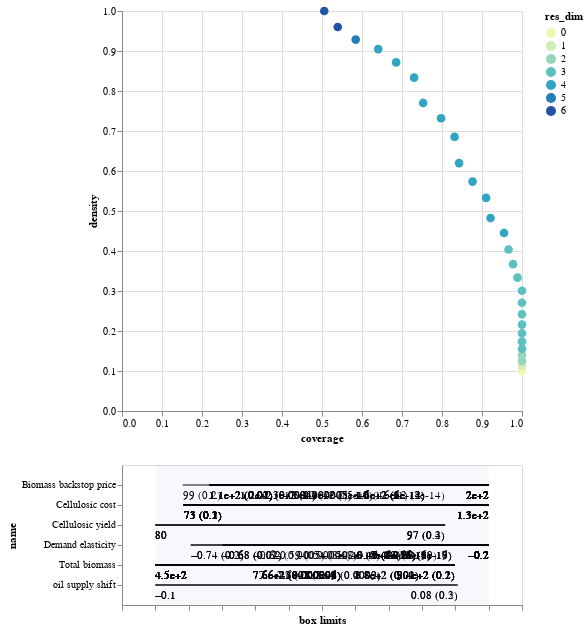

Here is the notebook cell this chart was saved with:
### Code cell
# This works under jupyter notebook, not sure if it's available by other editors.
box1.inspect_tradeoff()

### Figure 1 — Vega-Lite specification as saved in the notebook (floating-point values rounded to 4 significant figures)
{"config": {"view": {"continuousWidth": 400, "continuousHeight": 300}}, "vconcat": [{"data": {"name": "data-c5a4f50fa54a0c9fb9591076c299149f"}, "mark": {"type": "circle", "size": 75}, "encoding": {"color": {"type": "ordinal", "field": "res_dim", "scale": {"range": ["#eff9b6", "#d0edb3", "#97d6b9", "#5dc0c0", "#31a5c2", "#1f80b8", "#2354a3", "#21318d"]}}, "opacity": {"condition": {"value": 1, "selection": "selector001"}, "value": 0.4}, "tooltip": [{"type": "ordinal", "field": "id"}, {"type": "quantitative", "field": "coverage", "format": ".2"}, {"type": "quantitative", "field": "density", "format": ".2"}, {"type": "ordinal", "field": "res_dim"}], "x": {"type": "quantitative", "field": "coverage"}, "y": {"type": "quantitative", "field": "density"}}, "height": 400, "selection": {"selector001": {"type": "single", "fields": ["id"]}}, "width": 400}, {"layer": [{"data": {"name": "data-17256ee1b01d486f61a8245021b6fdb4"}, "mark": "rule", "encoding": {"x": {"type": "quantitative", "axis": {"grid": false, "labels": false, "title": "box limits"}, "field": "x_lower", "scale": {"domain": [0, 1], "padding": 0.1}}, "x2": {"field": "x_upper"}, "y": {"type": "nominal", "field": "name", "scale": {"padding": 1.0}}}, "transform": [{"calculate": "(datum.x1-datum.minimum)/(datum.maximum-datum.minimum)", "as": "x_lower"}, {"calculate": "(datum.x2-datum.minimum)/(datum.maximum-datum.minimum)", "as": "x_upper"}, {"filter": {"selection": "selector001"}}], "width": 400}, {"data": {"name": "data-17256ee1b01d486f61a8245021b6fdb4"}, "mark": {"type": "text", "align": "left", "baseline": "top", "dy": 5}, "encoding": {"text": {"type": "ordinal", "field": "text"}, "x": {"type": "quantitative", "axis": {"grid": false, "labels": false, "title": "box limits"}, "field": "x_lower", "scale": {"domain": [0, 1], "padding": 0.1}}, "x2": {"field": "x_upper"}, "y": {"type": "nominal", "field": "name", "scale": {"padding": 1.0}}}, "transform": [{"calculate": "(datum.x1-datum.minimum)/(datum.maximum-datum.minimum)", "as": "x_lower"}, {"calculate": "(datum.x2-datum.minimum)/(datum.maximum-datum.minimum)", "as": "x_upper"}, {"filter": {"selection": "selector001"}}, {"calculate": "datum.qp_lower>0?format(datum.x1, \".2\")+\" (\"+format(datum.qp_lower, \".1~g\")+\")\" :format(datum.x1, \".2\")", "as": "text"}], "width": 400}, {"data": {"name": "data-17256ee1b01d486f61a8245021b6fdb4"}, "mark": {"type": "text", "align": "right", "baseline": "top", "dy": 5}, "encoding": {"text": {"type": "ordinal", "field": "text"}, "x": {"type": "quantitative", "field": "x_upper"}, "x2": {"field": "x_upper"}, "y": {"type": "nominal", "field": "name", "scale": {"padding": 1.0}}}, "transform": [{"calculate": "(datum.x1-datum.minimum)/(datum.maximum-datum.minimum)", "as": "x_lower"}, {"calculate": "(datum.x2-datum.minimum)/(datum.maximum-datum.minimum)", "as": "x_upper"}, {"filter": {"selection": "selector001"}}, {"calculate": "datum.qp_upper>0?format(datum.x2, \".2\")+\" (\"+format(datum.qp_upper, \".1\")+\")\" :format(datum.x2, \".2\")", "as": "text"}], "width": 400}, {"data": {"name": "data-bb8d07f6df3d47a6a475317795287b23"}, "mark": {"type": "rect", "opacity": 0.05}, "encoding": {"x": {"type": "quantitative", "field": "start"}, "x2": {"field": "end"}}}, {"data": {"name": "data-d751713988987e9331980363e24189ce"}, "mark": "point", "encoding": {"x": {"type": "quantitative", "field": "x"}, "y": {"type": "nominal", "field": "name"}}, "transform": [{"filter": {"selection": "selector001"}}], "width": 400}, {"data": {"name": "data-d751713988987e9331980363e24189ce"}, "mark": {"type": "text", "align": "center", "baseline": "top", "dy": 5}, "encoding": {"text": {"type": "nominal", "field": "item"}, "x": {"type": "quantitative", "field": "x"}, "y": {"type": "nominal", "field": "name"}}, "transform": [{"filter": {"selection": "selector001"}}], "width": 400}]}], "$schema": "https://vega.github.io/schema/vega-lite/v4.8.1.json", "datasets": {"data-c5a4f50fa54a0c9fb9591076c299149f": [{"coverage": 1.0, "density": 0.1009, "id": 0, "mass": 1.0, "mean": 0.1009, "res_dim": 0}, {"coverage": 1.0, "density": 0.1124, "id": 1, "mass": 0.898, "mean": 0.1124, "res_dim": 1}, {"coverage": 1.0, "density": 0.1254, "id": 2, "mass": 0.805, "mean": 0.1254, "res_dim": 2}, {"coverage": 1.0, "density": 0.1395, "id": 3, "mass": 0.7234, "mean": 0.1395, "res_dim": 2}, {"coverage": 1.0, "density": 0.1553, "id": 4, "mass": 0.6497, "mean": 0.1553, "res_dim": 3}, {"coverage": 1.0, "density": 0.1735, "id": 5, "mass": 0.5816, "mean": 0.1735, "res_dim": 3}, {"coverage": 1.0, "density": 0.1943, "id": 6, "mass": 0.5193, "mean": 0.1943, "res_dim": 3}, {"coverage": 1.0, "density": 0.216, "id": 7, "mass": 0.4671, "mean": 0.216, "res_dim": 3}, {"coverage": 1.0, "density": 0.2418, "id": 8, "mass": 0.4172, "mean": 0.2418, "res_dim": 3}, {"coverage": 1.0, "density": 0.2705, "id": 9, "mass": 0.373, "mean": 0.2705, "res_dim": 3}, {"coverage": 1.0, "density": 0.3007, "id": 10, "mass": 0.3356, "mean": 0.3007, "res_dim": 3}, {"coverage": 0.9888, "density": 0.3333, "id": 11, "mass": 0.2993, "mean": 0.3333, "res_dim": 3}, {"coverage": 0.9775, "density": 0.3671, "id": 12, "mass": 0.2687, "mean": 0.3671, "res_dim": 3}, {"coverage": 0.9663, "density": 0.4038, "id": 13, "mass": 0.2415, "mean": 0.4038, "res_dim": 3}, {"coverage": 0.9551, "density": 0.445, "id": 14, "mass": 0.2166, "mean": 0.445, "res_dim": 4}, {"coverage": 0.9213, "density": 0.4824, "id": 15, "mass": 0.1927, "mean": 0.4824, "res_dim": 4}, {"coverage": 0.9101, "density": 0.5329, "id": 16, "mass": 0.1723, "mean": 0.5329, "res_dim": 4}, {"coverage": 0.8764, "density": 0.5735, "id": 17, "mass": 0.1542, "mean": 0.5735, "res_dim": 4}, {"coverage": 0.8427, "density": 0.6198, "id": 18, "mass": 0.1372, "mean": 0.6198, "res_dim": 4}, {"coverage": 0.8315, "density": 0.6852, "id": 19, "mass": 0.1224, "mean": 0.6852, "res_dim": 4}, {"coverage": 0.7978, "density": 0.732, "id": 20, "mass": 0.11, "mean": 0.732, "res_dim": 4}, {"coverage": 0.7528, "density": 0.7701, "id": 21, "mass": 0.09864, "mean": 0.7701, "res_dim": 4}, {"coverage": 0.7303, "density": 0.8333, "id": 22, "mass": 0.08844, "mean": 0.8333, "res_dim": 4}, {"coverage": 0.6854, "density": 0.8714, "id": 23, "mass": 0.07937, "mean": 0.8714, "res_dim": 4}, {"coverage": 0.6404, "density": 0.9048, "id": 24, "mass": 0.07143, "mean": 0.9048, "res_dim": 4}, {"coverage": 0.5843, "density": 0.9286, "id": 25, "mass": 0.06349, "mean": 0.9286, "res_dim": 5}, {"coverage": 0.5393, "density": 0.96, "id": 26, "mass": 0.05669, "mean": 0.96, "res_dim": 6}, {"coverage": 0.5056, "density": 1.0, "id": 27, "mass": 0.05102, "mean": 1.0, "res_dim": 6}], "data-17256ee1b01d486f61a8245021b6fdb4": [{"x1": -0.7365, "x2": -0.202, "name": "Demand elasticity", "id": 1, "minimum": -0.8, "maximum": -0.202, "qp_lower": 0.1557, "qp_upper": -1.0}, {"x1": 450.0, "x2": 941.7, "name": "Total biomass", "id": 2, "minimum": 450.0, "maximum": 997.8, "qp_lower": -1.0, "qp_upper": 0.1504}, {"x1": -0.7365, "x2": -0.202, "name": "Demand elasticity", "id": 2, "minimum": -0.8, "maximum": -0.202, "qp_lower": 0.1713, "qp_upper": -1.0}, {"x1": 450.0, "x2": 941.7, "name": "Total biomass", "id": 3, "minimum": 450.0, "maximum": 997.8, "qp_lower": -1.0, "qp_upper": 0.1607}, {"x1": -0.679, "x2": -0.202, "name": "Demand elasticity", "id": 3, "minimum": -0.8, "maximum": -0.202, "qp_lower": 0.02418, "qp_upper": -1.0}, {"x1": 450.0, "x2": 941.7, "name": "Total biomass", "id": 4, "minimum": 450.0, "maximum": 997.8, "qp_lower": -1.0, "qp_upper": 0.1583}, {"x1": -0.679, "x2": -0.202, "name": "Demand elasticity", "id": 4, "minimum": -0.8, "maximum": -0.202, "qp_lower": 0.01869, "qp_upper": -1.0}, {"x1": 99.0, "x2": 199.6, "name": "Biomass backstop price", "id": 4, "minimum": 90.0, "maximum": 199.6, "qp_lower": 0.1509, "qp_upper": -1.0}, {"x1": 450.0, "x2": 941.7, "name": "Total biomass", "id": 5, "minimum": 450.0, "maximum": 997.8, "qp_lower": -1.0, "qp_upper": 0.1577}, {"x1": -0.679, "x2": -0.202, "name": "Demand elasticity", "id": 5, "minimum": -0.8, "maximum": -0.202, "qp_lower": 0.01457, "qp_upper": -1.0}, {"x1": 107.8, "x2": 199.6, "name": "Biomass backstop price", "id": 5, "minimum": 90.0, "maximum": 199.6, "qp_lower": 0.0175, "qp_upper": -1.0}, {"x1": 450.0, "x2": 941.7, "name": "Total biomass", "id": 6, "minimum": 450.0, "maximum": 997.8, "qp_lower": -1.0, "qp_upper": 0.164}, {"x1": -0.6235, "x2": -0.202, "name": "Demand elasticity", "id": 6, "minimum": -0.8, "maximum": -0.202, "qp_lower": 0.0005345, "qp_upper": -1.0}, {"x1": 107.8, "x2": 199.6, "name": "Biomass backstop price", "id": 6, "minimum": 90.0, "maximum": 199.6, "qp_lower": 0.0168, "qp_upper": -1.0}, {"x1": 450.0, "x2": 941.7, "name": "Total biomass", "id": 7, "minimum": 450.0, "maximum": 997.8, "qp_lower": -1.0, "qp_upper": 0.1521}, {"x1": -0.5875, "x2": -0.202, "name": "Demand elasticity", "id": 7, "minimum": -0.8, "maximum": -0.202, "qp_lower": 1.196e-05, "qp_upper": -1.0}, {"x1": 107.8, "x2": 199.6, "name": "Biomass backstop price", "id": 7, "minimum": 90.0, "maximum": 199.6, "qp_lower": 0.01448, "qp_upper": -1.0}, {"x1": 450.0, "x2": 941.7, "name": "Total biomass", "id": 8, "minimum": 450.0, "maximum": 997.8, "qp_lower": -1.0, "qp_upper": 0.1557}, {"x1": -0.5445, "x2": -0.202, "name": "Demand elasticity", "id": 8, "minimum": -0.8, "maximum": -0.202, "qp_lower": 8.044e-08, "qp_upper": -1.0}, {"x1": 107.8, "x2": 199.6, "name": "Biomass backstop price", "id": 8, "minimum": 90.0, "maximum": 199.6, "qp_lower": 0.01425, "qp_upper": -1.0}, {"x1": 450.0, "x2": 941.7, "name": "Total biomass", "id": 9, "minimum": 450.0, "maximum": 997.8, "qp_lower": -1.0, "qp_upper": 0.1647}, {"x1": -0.5035, "x2": -0.202, "name": "Demand elasticity", "id": 9, "minimum": -0.8, "maximum": -0.202, "qp_lower": 2.406e-10, "qp_upper": -1.0}, {"x1": 107.8, "x2": 199.6, "name": "Biomass backstop price", "id": 9, "minimum": 90.0, "maximum": 199.6, "qp_lower": 0.01715, "qp_upper": -1.0}, {"x1": 450.0, "x2": 941.7, "name": "Total biomass", "id": 10, "minimum": 450.0, "maximum": 997.8, "qp_lower": -1.0, "qp_upper": 0.1355}, {"x1": -0.475, "x2": -0.202, "name": "Demand elasticity", "id": 10, "minimum": -0.8, "maximum": -0.202, "qp_lower": 4.721e-13, "qp_upper": -1.0}, {"x1": 107.8, "x2": 199.6, "name": "Biomass backstop price", "id": 10, "minimum": 90.0, "maximum": 199.6, "qp_lower": 0.015, "qp_upper": -1.0}, {"x1": 450.0, "x2": 883.4, "name": "Total biomass", "id": 11, "minimum": 450.0, "maximum": 997.8, "qp_lower": -1.0, "qp_upper": 0.01421}, {"x1": -0.475, "x2": -0.202, "name": "Demand elasticity", "id": 11, "minimum": -0.8, "maximum": -0.202, "qp_lower": 3.451e-13, "qp_upper": -1.0}, {"x1": 107.8, "x2": 199.6, "name": "Biomass backstop price", "id": 11, "minimum": 90.0, "maximum": 199.6, "qp_lower": 0.01242, "qp_upper": -1.0}, {"x1": 450.0, "x2": 883.4, "name": "Total biomass", "id": 12, "minimum": 450.0, "maximum": 997.8, "qp_lower": -1.0, "qp_upper": 0.01355}, {"x1": -0.4485, "x2": -0.202, "name": "Demand elasticity", "id": 12, "minimum": -0.8, "maximum": -0.202, "qp_lower": 7.967e-16, "qp_upper": -1.0}, {"x1": 107.8, "x2": 199.6, "name": "Biomass backstop price", "id": 12, "minimum": 90.0, "maximum": 199.6, "qp_lower": 0.01095, "qp_upper": -1.0}, {"x1": 450.0, "x2": 883.4, "name": "Total biomass", "id": 13, "minimum": 450.0, "maximum": 997.8, "qp_lower": -1.0, "qp_upper": 0.01525}, {"x1": -0.4485, "x2": -0.202, "name": "Demand elasticity", "id": 13, "minimum": -0.8, "maximum": -0.202, "qp_lower": 1.934e-15, "qp_upper": -1.0}, {"x1": 117.8, "x2": 199.6, "name": "Biomass backstop price", "id": 13, "minimum": 90.0, "maximum": 199.6, "qp_lower": 0.0005064, "qp_upper": -1.0}, {"x1": 72.65, "x2": 133.7, "name": "Cellulosic cost", "id": 14, "minimum": 67.0, "maximum": 133.7, "qp_lower": 0.1383, "qp_upper": -1.0}, {"x1": 450.0, "x2": 883.4, "name": "Total biomass", "id": 14, "minimum": 450.0, "maximum": 997.8, "qp_lower": -1.0, "qp_upper": 0.01184}, {"x1": -0.4485, "x2": -0.202, "name": "Demand elasticity", "id": 14, "minimum": -0.8, "maximum": -0.202, "qp_lower": 9.841e-16, "qp_upper": -1.0}, {"x1": 117.8, "x2": 199.6, "name": "Biomass backstop price", "id": 14, "minimum": 90.0, "maximum": 199.6, "qp_lower": 0.0003845, "qp_upper": -1.0}, {"x1": 72.65, "x2": 133.7, "name": "Cellulosic cost", "id": 15, "minimum": 67.0, "maximum": 133.7, "qp_lower": 0.1753, "qp_upper": -1.0}, {"x1": 450.0, "x2": 820.7, "name": "Total biomass", "id": 15, "minimum": 450.0, "maximum": 997.8, "qp_lower": -1.0, "qp_upper": 0.000933}, {"x1": -0.4485, "x2": -0.202, "name": "Demand elasticity", "id": 15, "minimum": -0.8, "maximum": -0.202, "qp_lower": 1.254e-15, "qp_upper": -1.0}, {"x1": 117.8, "x2": 199.6, "name": "Biomass backstop price", "id": 15, "minimum": 90.0, "maximum": 199.6, "qp_lower": 0.0004229, "qp_upper": -1.0}, {"x1": 72.65, "x2": 133.7, "name": "Cellulosic cost", "id": 16, "minimum": 67.0, "maximum": 133.7, "qp_lower": 0.1367, "qp_upper": -1.0}, {"x1": 450.0, "x2": 820.7, "name": "Total biomass", "id": 16, "minimum": 450.0, "maximum": 997.8, "qp_lower": -1.0, "qp_upper": 0.0002231}, {"x1": -0.4485, "x2": -0.202, "name": "Demand elasticity", "id": 16, "minimum": -0.8, "maximum": -0.202, "qp_lower": 4.1e-16, "qp_upper": -1.0}, {"x1": 125.8, "x2": 199.6, "name": "Biomass backstop price", "id": 16, "minimum": 90.0, "maximum": 199.6, "qp_lower": 5.358e-06, "qp_upper": -1.0}, {"x1": 72.65, "x2": 133.7, "name": "Cellulosic cost", "id": 17, "minimum": 67.0, "maximum": 133.7, "qp_lower": 0.1378, "qp_upper": -1.0}, {"x1": 450.0, "x2": 755.8, "name": "Total biomass", "id": 17, "minimum": 450.0, "maximum": 997.8, "qp_lower": -1.0, "qp_upper": 1.01e-05}, {"x1": -0.4485, "x2": -0.202, "name": "Demand elasticity", "id": 17, "minimum": -0.8, "maximum": -0.202, "qp_lower": 2.881e-15, "qp_upper": -1.0}, {"x1": 125.8, "x2": 199.6, "name": "Biomass backstop price", "id": 17, "minimum": 90.0, "maximum": 199.6, "qp_lower": 7.744e-06, "qp_upper": -1.0}, {"x1": 72.65, "x2": 133.7, "name": "Cellulosic cost", "id": 18, "minimum": 67.0, "maximum": 133.7, "qp_lower": 0.1404, "qp_upper": -1.0}, {"x1": 450.0, "x2": 755.8, "name": "Total biomass", "id": 18, "minimum": 450.0, "maximum": 997.8, "qp_lower": -1.0, "qp_upper": 9.11e-06}, {"x1": -0.4485, "x2": -0.202, "name": "Demand elasticity", "id": 18, "minimum": -0.8, "maximum": -0.202, "qp_lower": 9.781e-16, "qp_upper": -1.0}, {"x1": 132.5, "x2": 199.6, "name": "Biomass backstop price", "id": 18, "minimum": 90.0, "maximum": 199.6, "qp_lower": 1.781e-07, "qp_upper": -1.0}, {"x1": 72.65, "x2": 133.7, "name": "Cellulosic cost", "id": 19, "minimum": 67.0, "maximum": 133.7, "qp_lower": 0.09571, "qp_upper": -1.0}, {"x1": 450.0, "x2": 755.8, "name": "Total biomass", "id": 19, "minimum": 450.0, "maximum": 997.8, "qp_lower": -1.0, "qp_upper": 1.368e-06}, {"x1": -0.4485, "x2": -0.202, "name": "Demand elasticity", "id": 19, "minimum": -0.8, "maximum": -0.202, "qp_lower": 5.621e-17, "qp_upper": -1.0}, {"x1": 138.6, "x2": 199.6, "name": "Biomass backstop price", "id": 19, "minimum": 90.0, "maximum": 199.6, "qp_lower": 3.227e-10, "qp_upper": -1.0}, {"x1": 72.65, "x2": 133.7, "name": "Cellulosic cost", "id": 20, "minimum": 67.0, "maximum": 133.7, "qp_lower": 0.103, "qp_upper": -1.0}, {"x1": 450.0, "x2": 755.8, "name": "Total biomass", "id": 20, "minimum": 450.0, "maximum": 997.8, "qp_lower": -1.0, "qp_upper": 1.1e-06}, {"x1": -0.422, "x2": -0.202, "name": "Demand elasticity", "id": 20, "minimum": -0.8, "maximum": -0.202, "qp_lower": 7.08e-19, "qp_upper": -1.0}, {"x1": 138.6, "x2": 199.6, "name": "Biomass backstop price", "id": 20, "minimum": 90.0, "maximum": 199.6, "qp_lower": 5.228e-10, "qp_upper": -1.0}, {"x1": 72.65, "x2": 133.7, "name": "Cellulosic cost", "id": 21, "minimum": 67.0, "maximum": 133.7, "qp_lower": 0.1574, "qp_upper": -1.0}, {"x1": 450.0, "x2": 755.8, "name": "Total biomass", "id": 21, "minimum": 450.0, "maximum": 997.8, "qp_lower": -1.0, "qp_upper": 4.717e-06}, {"x1": -0.422, "x2": -0.202, "name": "Demand elasticity", "id": 21, "minimum": -0.8, "maximum": -0.202, "qp_lower": 1.185e-16, "qp_upper": -1.0}, {"x1": 150.0, "x2": 199.6, "name": "Biomass backstop price", "id": 21, "minimum": 90.0, "maximum": 199.6, "qp_lower": 3.515e-11, "qp_upper": -1.0}, {"x1": 72.65, "x2": 133.7, "name": "Cellulosic cost", "id": 22, "minimum": 67.0, "maximum": 133.7, "qp_lower": 0.1039, "qp_upper": -1.0}, {"x1": 450.0, "x2": 755.8, "name": "Total biomass", "id": 22, "minimum": 450.0, "maximum": 997.8, "qp_lower": -1.0, "qp_upper": 3.975e-06}, {"x1": -0.422, "x2": -0.202, "name": "Demand elasticity", "id": 22, "minimum": -0.8, "maximum": -0.202, "qp_lower": 5.677e-18, "qp_upper": -1.0}, {"x1": 155.6, "x2": 199.6, "name": "Biomass backstop price", "id": 22, "minimum": 90.0, "maximum": 199.6, "qp_lower": 7.746e-14, "qp_upper": -1.0}, {"x1": 72.65, "x2": 133.7, "name": "Cellulosic cost", "id": 23, "minimum": 67.0, "maximum": 133.7, "qp_lower": 0.102, "qp_upper": -1.0}, {"x1": 450.0, "x2": 755.8, "name": "Total biomass", "id": 23, "minimum": 450.0, "maximum": 997.8, "qp_lower": -1.0, "qp_upper": 1.347e-06}, {"x1": -0.4005, "x2": -0.202, "name": "Demand elasticity", "id": 23, "minimum": -0.8, "maximum": -0.202, "qp_lower": 5.874e-19, "qp_upper": -1.0}, {"x1": 155.6, "x2": 199.6, "name": "Biomass backstop price", "id": 23, "minimum": 90.0, "maximum": 199.6, "qp_lower": 4.954e-14, "qp_upper": -1.0}, {"x1": 72.65, "x2": 133.7, "name": "Cellulosic cost", "id": 24, "minimum": 67.0, "maximum": 133.7, "qp_lower": 0.1065, "qp_upper": -1.0}, {"x1": 450.0, "x2": 755.8, "name": "Total biomass", "id": 24, "minimum": 450.0, "maximum": 997.8, "qp_lower": -1.0, "qp_upper": 6.426e-06}, {"x1": -0.3845, "x2": -0.202, "name": "Demand elasticity", "id": 24, "minimum": -0.8, "maximum": -0.202, "qp_lower": 1.396e-19, "qp_upper": -1.0}, {"x1": 155.6, "x2": 199.6, "name": "Biomass backstop price", "id": 24, "minimum": 90.0, "maximum": 199.6, "qp_lower": 5.537e-14, "qp_upper": -1.0}, {"x1": 72.65, "x2": 133.7, "name": "Cellulosic cost", "id": 25, "minimum": 67.0, "maximum": 133.7, "qp_lower": 0.2028, "qp_upper": -1.0}, {"x1": 450.0, "x2": 755.8, "name": "Total biomass", "id": 25, "minimum": 450.0, "maximum": 997.8, "qp_lower": -1.0, "qp_upper": 2.487e-05}, {"x1": 80.0, "x2": 97.3, "name": "Cellulosic yield", "id": 25, "minimum": 80.0, "maximum": 99.9, "qp_lower": -1.0, "qp_upper": 0.3732}, {"x1": -0.3845, "x2": -0.202, "name": "Demand elasticity", "id": 25, "minimum": -0.8, "maximum": -0.202, "qp_lower": 1.015e-17, "qp_upper": -1.0}, {"x1": 155.6, "x2": 199.6, "name": "Biomass backstop price", "id": 25, "minimum": 90.0, "maximum": 199.6, "qp_lower": 1.246e-12, "qp_upper": -1.0}, {"x1": 72.65, "x2": 133.7, "name": "Cellulosic cost", "id": 26, "minimum": 67.0, "maximum": 133.7, "qp_lower": 0.2619, "qp_upper": -1.0}, {"x1": 450.0, "x2": 755.8, "name": "Total biomass", "id": 26, "minimum": 450.0, "maximum": 997.8, "qp_lower": -1.0, "qp_upper": 5.785e-06}, {"x1": 80.0, "x2": 97.3, "name": "Cellulosic yield", "id": 26, "minimum": 80.0, "maximum": 99.9, "qp_lower": -1.0, "qp_upper": 0.2974}, {"x1": -0.3845, "x2": -0.202, "name": "Demand elasticity", "id": 26, "minimum": -0.8, "maximum": -0.202, "qp_lower": 1.379e-17, "qp_upper": -1.0}, {"x1": -0.1, "x2": 0.0805, "name": "oil supply shift", "id": 26, "minimum": -0.1, "maximum": 0.099, "qp_lower": -1.0, "qp_upper": 0.2974}, {"x1": 155.6, "x2": 199.6, "name": "Biomass backstop price", "id": 26, "minimum": 90.0, "maximum": 199.6, "qp_lower": 1.133e-12, "qp_upper": -1.0}, {"x1": 72.65, "x2": 133.7, "name": "Cellulosic cost", "id": 27, "minimum": 67.0, "maximum": 133.7, "qp_lower": 0.1473, "qp_upper": -1.0}, {"x1": 450.0, "x2": 755.8, "name": "Total biomass", "id": 27, "minimum": 450.0, "maximum": 997.8, "qp_lower": -1.0, "qp_upper": 2.317e-07}, {"x1": 80.0, "x2": 97.3, "name": "Cellulosic yield", "id": 27, "minimum": 80.0, "maximum": 99.9, "qp_lower": -1.0, "qp_upper": 0.1593}, {"x1": -0.3845, "x2": -0.202, "name": "Demand elasticity", "id": 27, "minimum": -0.8, "maximum": -0.202, "qp_lower": 1.708e-16, "qp_upper": -1.0}, {"x1": -0.1, "x2": 0.0805, "name": "oil supply shift", "id": 27, "minimum": -0.1, "maximum": 0.099, "qp_lower": -1.0, "qp_upper": 0.1533}, {"x1": 162.2, "x2": 199.6, "name": "Biomass backstop price", "id": 27, "minimum": 90.0, "maximum": 199.6, "qp_lower": 2.842e-14, "qp_upper": -1.0}], "data-bb8d07f6df3d47a6a475317795287b23": [{"start": 0, "end": 1}], "data-d751713988987e9331980363e24189ce": []}}
